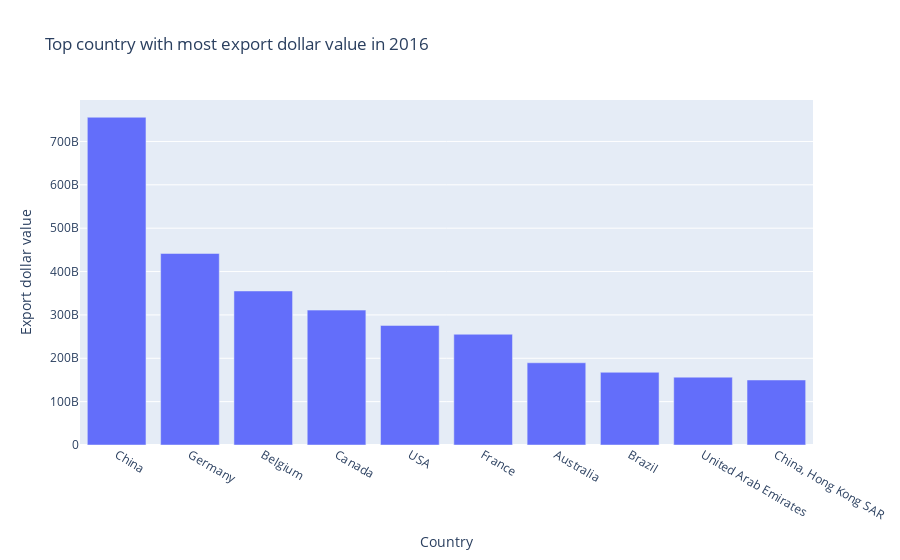

Here is the notebook cell this chart was saved with:
### Code cell
# Top exporter 2016

year = 2016

filteredData = topexporter.loc[topexporter['year'] == year].nlargest(n=10, columns = 'trade_usd')
print(filteredData.head(5))


topexporterdata = go.Bar(
    x=filteredData['country_or_area'],
    y=filteredData['trade_usd'],
    name=""
)

topexporterlayout = go.Layout(
    title=f'Top country with most export dollar value in {year}',
    xaxis = dict(title = 'Country'), # x-axis label
    yaxis = dict(title = 'Export dollar value'), # y-axis label

)

topexporterbar = go.Figure(data=[topexporterdata], layout=topexporterlayout)
topexporterbar

### Figure 1 — Plotly figure (JSON) as saved in the notebook; plotly's stock layout.template omitted (floating-point values rounded to 4 significant figures)
{"data": [{"name": "", "type": "bar", "x": ["China", "Germany", "Belgium", "Canada", "USA", "France", "Australia", "Brazil", "United Arab Emirates", "China, Hong Kong SAR"], "y": [755825130611, 441676959315, 355210613198, 311036689942, 275744599472, 255396945839, 189629974556, 167670213884, 156428313636, 149916723186]}], "layout": {"autosize": true, "title": {"text": "Top country with most export dollar value in 2016"}, "xaxis": {"autorange": true, "range": [-0.5, 9.5], "title": {"text": "Country"}, "type": "category"}, "yaxis": {"autorange": true, "range": [0, 795600000000.0], "title": {"text": "Export dollar value"}, "type": "linear"}}}
